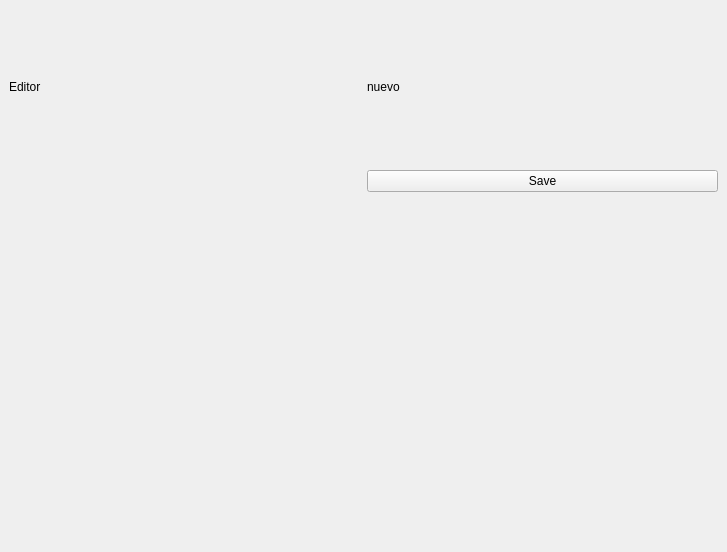
<?xml version="1.0" encoding="UTF-8"?>
<ui version="4.0">
 <class>EditorScene</class>
 <widget class="QMainWindow" name="EditorScene">
  <property name="geometry">
   <rect>
    <x>0</x>
    <y>0</y>
    <width>727</width>
    <height>552</height>
   </rect>
  </property>
  <property name="windowTitle">
   <string>MainWindow</string>
  </property>
  <widget class="QWidget" name="centralwidget">
   <layout class="QGridLayout" name="gridLayout">
    <item row="2" column="1" rowspan="2">
     <layout class="QVBoxLayout" name="textureListLayout"/>
    </item>
    <item row="0" column="0">
     <widget class="QLabel" name="label">
      <property name="text">
       <string>Editor</string>
      </property>
     </widget>
    </item>
    <item row="1" column="0" rowspan="3">
     <layout class="QVBoxLayout" name="tilemapLayout"/>
    </item>
    <item row="0" column="1">
     <widget class="QLabel" name="label_2">
      <property name="text">
       <string>nuevo</string>
      </property>
     </widget>
    </item>
    <item row="1" column="1">
     <layout class="QVBoxLayout" name="buttonLayout">
      <item>
       <widget class="QPushButton" name="saveButton">
        <property name="text">
         <string>Save</string>
        </property>
       </widget>
      </item>
      <item>
       <spacer name="verticalSpacer">
        <property name="orientation">
         <enum>Qt::Vertical</enum>
        </property>
        <property name="sizeType">
         <enum>QSizePolicy::Fixed</enum>
        </property>
        <property name="sizeHint" stdset="0">
         <size>
          <width>20</width>
          <height>40</height>
         </size>
        </property>
       </spacer>
      </item>
     </layout>
    </item>
   </layout>
  </widget>
 </widget>
 <resources/>
 <connections/>
</ui>
